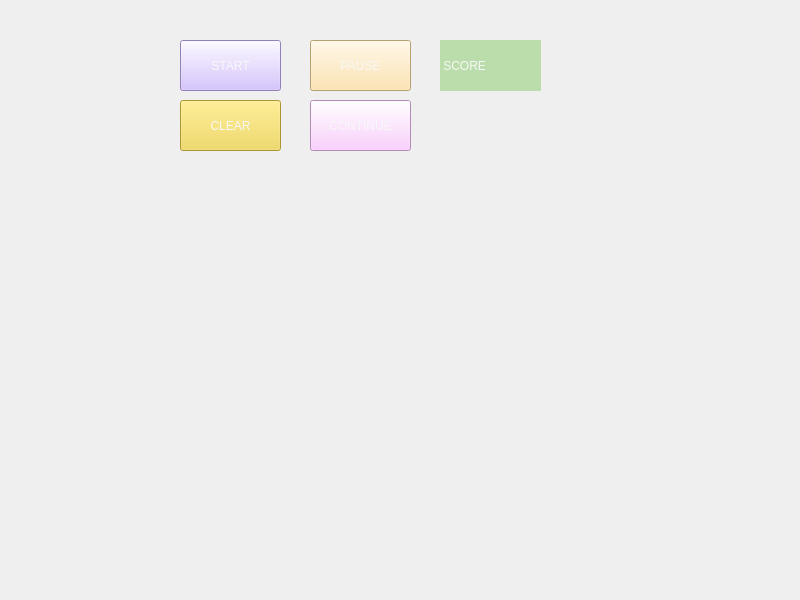
<?xml version="1.0" encoding="UTF-8"?>
<ui version="4.0">
 <class>Widget</class>
 <widget class="QWidget" name="Widget">
  <property name="geometry">
   <rect>
    <x>0</x>
    <y>0</y>
    <width>800</width>
    <height>600</height>
   </rect>
  </property>
  <property name="windowTitle">
   <string>Widget</string>
  </property>
  <widget class="QPushButton" name="pushButton">
   <property name="geometry">
    <rect>
     <x>180</x>
     <y>40</y>
     <width>101</width>
     <height>51</height>
    </rect>
   </property>
   <property name="styleSheet">
    <string notr="true">font: 75 12pt &quot;Comic Sans MS&quot;;
color: rgb(247, 247, 247);
background-color: rgb(204, 180, 255);
selection-color: rgb(204, 180, 255);</string>
   </property>
   <property name="text">
    <string>START</string>
   </property>
  </widget>
  <widget class="QPushButton" name="pushButton_2">
   <property name="geometry">
    <rect>
     <x>180</x>
     <y>100</y>
     <width>101</width>
     <height>51</height>
    </rect>
   </property>
   <property name="styleSheet">
    <string notr="true">font: 75 12pt &quot;Comic Sans MS&quot;;
color: rgb(247, 247, 247);
background-color: rgb(240, 212, 70);
selection-color: rgb(240,212,70);</string>
   </property>
   <property name="text">
    <string>CLEAR</string>
   </property>
  </widget>
  <widget class="QPushButton" name="pushButton_4">
   <property name="geometry">
    <rect>
     <x>310</x>
     <y>40</y>
     <width>101</width>
     <height>51</height>
    </rect>
   </property>
   <property name="styleSheet">
    <string notr="true">font: 75 12pt &quot;Comic Sans MS&quot;;
color: rgb(247, 247, 247);
background-color: rgb(255, 223, 157);
selection-color: rgb(255, 223, 157);</string>
   </property>
   <property name="text">
    <string>PAUSE</string>
   </property>
  </widget>
  <widget class="QPushButton" name="pushButton_3">
   <property name="geometry">
    <rect>
     <x>310</x>
     <y>100</y>
     <width>101</width>
     <height>51</height>
    </rect>
   </property>
   <property name="styleSheet">
    <string notr="true">font: 75 8pt &quot;Comic Sans MS&quot;;
color: rgb(247, 247, 247);
background-color: rgb(251, 194, 255);
selection-color: rgb(251,194,255);</string>
   </property>
   <property name="text">
    <string>CONTINUE</string>
   </property>
  </widget>
  <widget class="QLabel" name="label">
   <property name="geometry">
    <rect>
     <x>440</x>
     <y>40</y>
     <width>101</width>
     <height>51</height>
    </rect>
   </property>
   <property name="styleSheet">
    <string notr="true">font: 75 12pt &quot;Comic Sans MS&quot;;
color: rgb(247, 247, 247);
background-color: rgb(187, 221, 171);
selection-background-color: rgb(187, 221, 171);</string>
   </property>
   <property name="text">
    <string> SCORE</string>
   </property>
  </widget>
 </widget>
 <resources/>
 <connections/>
</ui>
